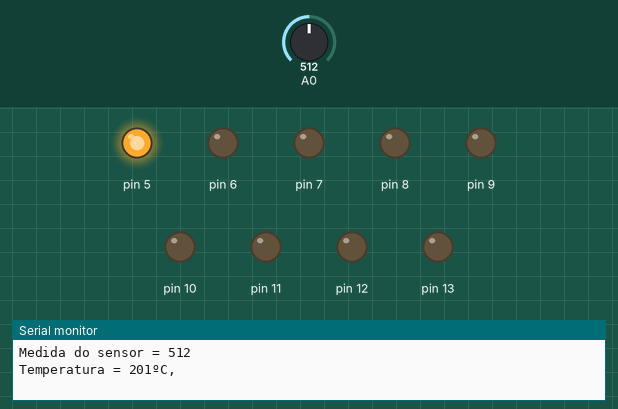
Simulated run of this sketch. Board: Arduino Uno, built with avr-gcc and run on an emulated ATmega328P. Shown: output pins drawn as LEDs (lit = HIGH), the last lines printed to the serial monitor. The inputs (shaded band) are chosen by the test bench; at power-on: A0 = 512.

Above: at 1.3 s.
1.4 s: A0 set to 254
2.9 s: A0 set to 231
At 3.3 s:
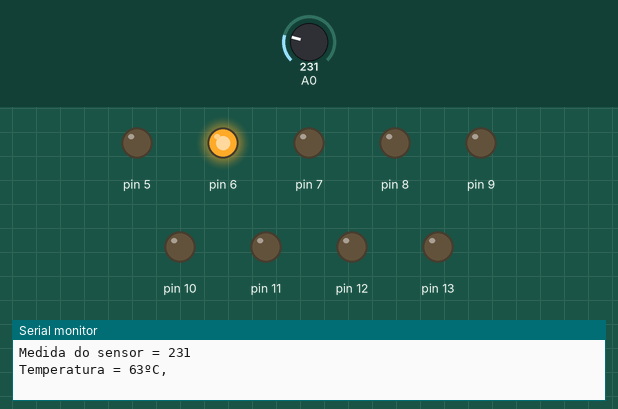
4.5 s: A0 set to 122
At 5.7 s:
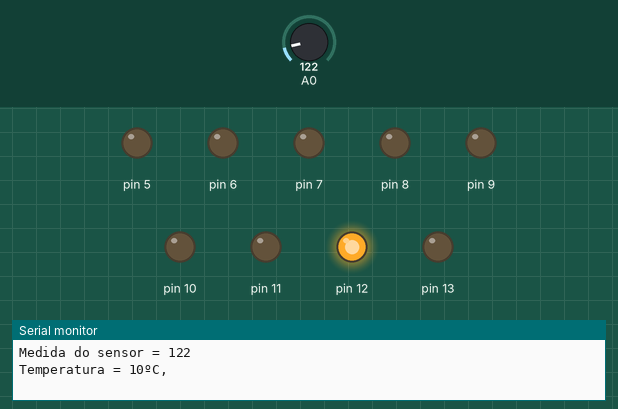
6.0 s: A0 set to 108
7.5 s: A0 set to 93
At 8.2 s:
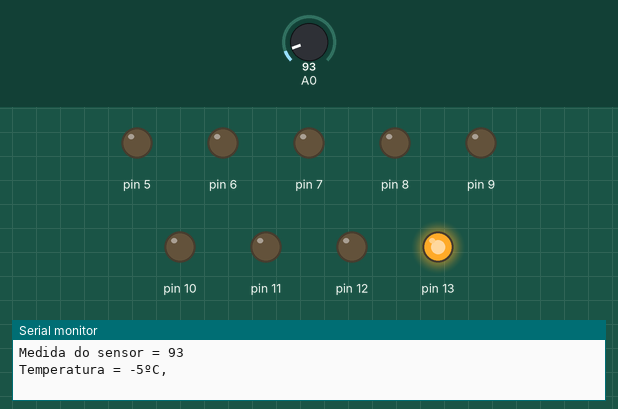
9.0 s: A0 set to 306
At 9.4 s:
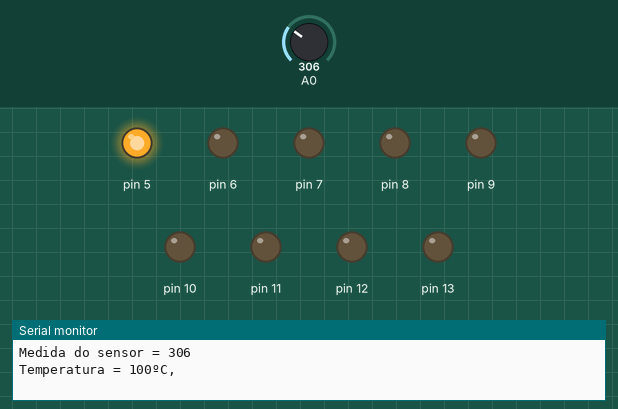
Timing chart, 0 to 11.5 s (numbered marks = the images above; inputs shaded):
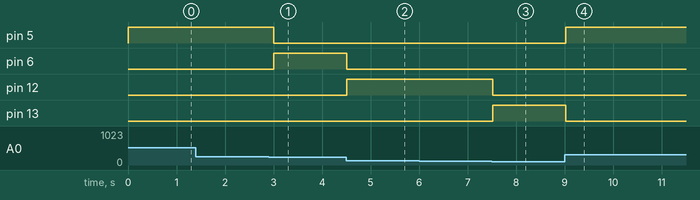

Measured:
- the behaviour switches between 247 and 246 on A0 (found by bisection; images 0 and 1)
- the behaviour switches between 104 and 103 on A0 (found by bisection; images 2 and 3)
- after the input at 2.9 s, pin 5: HIGH → LOW after 0.11 s; pin 6: LOW → HIGH after 0.11 s
- after the input at 4.5 s, pin 6: HIGH → LOW at once; pin 12: LOW → HIGH at once
- after the input at 7.5 s, pin 12: HIGH → LOW at once; pin 13: LOW → HIGH at once
- after the input at 9.0 s, pin 5: LOW → HIGH at once; pin 13: HIGH → LOW at once

The sketch:

sketch_feb12b.ino
```cpp
int celsius = 0;
int sensor = 0;


void setup()
{
  Serial.begin(9600);
  pinMode(5, OUTPUT);
  pinMode(6, OUTPUT);
  pinMode(7, OUTPUT);
  pinMode(8, OUTPUT);
  pinMode(9, OUTPUT);
  pinMode(10, OUTPUT);
  pinMode(11, OUTPUT);
  pinMode(12, OUTPUT);
  pinMode(13, OUTPUT);
}

void loop(){
  //medição da temperatura em celsius
  sensor = analogRead(A0);
  //0 corresponde a -40ºc e 1023 a 125ºc:
  celsius = map(((sensor - 20) * 3.04), 0, 1023, -40, 125);
  Serial.print("Medida do sensor = ");
  Serial.println(sensor);
  Serial.print("Temperatura = ");
  Serial.print(celsius);
  Serial.println("ºC, ");
  Serial.println("   ");

  if (celsius <= 0){
    digitalWrite(5, LOW);
    digitalWrite(6, LOW);
    digitalWrite(7, LOW);
    digitalWrite(8, LOW);
    digitalWrite(9, LOW);
    digitalWrite(10, LOW);
    digitalWrite(11, LOW);
    digitalWrite(12, LOW);
    digitalWrite(13, HIGH);
  }
  if(celsius > 0 && celsius <=10){
    digitalWrite(5, LOW);
    digitalWrite(6, LOW);
    digitalWrite(7, LOW);
    digitalWrite(8, LOW);
    digitalWrite(9, LOW);
    digitalWrite(10, LOW);
    digitalWrite(11, LOW);
    digitalWrite(12, HIGH);
    digitalWrite(13, LOW);
  }
  if (celsius > 10 && celsius <=20){
  	digitalWrite(5, LOW);
    digitalWrite(6, LOW);
    digitalWrite(7, LOW);
    digitalWrite(8, LOW);
    digitalWrite(9, LOW);
    digitalWrite(10, LOW);
    digitalWrite(11, HIGH);
    digitalWrite(12, LOW);
    digitalWrite(13, LOW);
  }
  if (celsius > 20 && celsius <=30){
  	digitalWrite(5, LOW);
    digitalWrite(6, LOW);
    digitalWrite(7, LOW);
    digitalWrite(8, LOW);
    digitalWrite(9, LOW);
    digitalWrite(10, HIGH);
    digitalWrite(11, LOW);
    digitalWrite(12, LOW);
    digitalWrite(13, LOW);
  }
  if (celsius > 30 && celsius <=40){
  	digitalWrite(5, LOW);
    digitalWrite(6, LOW);
    digitalWrite(7, LOW);
    digitalWrite(8, LOW);
    digitalWrite(9, HIGH);
    digitalWrite(10, LOW);
    digitalWrite(11, LOW);
    digitalWrite(12, LOW);
    digitalWrite(13, LOW);
   }
   if (celsius > 40 && celsius <=50){
  	digitalWrite(5, LOW);
    digitalWrite(6, LOW);
    digitalWrite(7, LOW);
    digitalWrite(8, HIGH);
    digitalWrite(9, LOW);
    digitalWrite(10, LOW);
    digitalWrite(11, LOW);
    digitalWrite(12, LOW);
    digitalWrite(13, LOW);
   }

   if (celsius > 50 && celsius <=60){
  	digitalWrite(5, LOW);
    digitalWrite(6, LOW);
    digitalWrite(7, HIGH);
    digitalWrite(8, LOW);
    digitalWrite(9, LOW);
    digitalWrite(10, LOW);
    digitalWrite(11, LOW);
    digitalWrite(12, LOW);
    digitalWrite(13, LOW);
   }
    if (celsius > 60 && celsius <=70){
  	digitalWrite(5, LOW);
    digitalWrite(6, HIGH);
    digitalWrite(7, LOW);
    digitalWrite(8, LOW);
    digitalWrite(9, LOW);
    digitalWrite(10, LOW);
    digitalWrite(11, LOW);
    digitalWrite(12, LOW);
    digitalWrite(13, LOW);
    }
   	if (celsius > 70){
  	digitalWrite(5, HIGH);
    digitalWrite(6, LOW);
    digitalWrite(7, LOW);
    digitalWrite(8, LOW);
    digitalWrite(9, LOW);
    digitalWrite(10, LOW);
    digitalWrite(11, LOW);
    digitalWrite(12, LOW);
    digitalWrite(13, LOW);
    }
  delay(500);
 }
```
